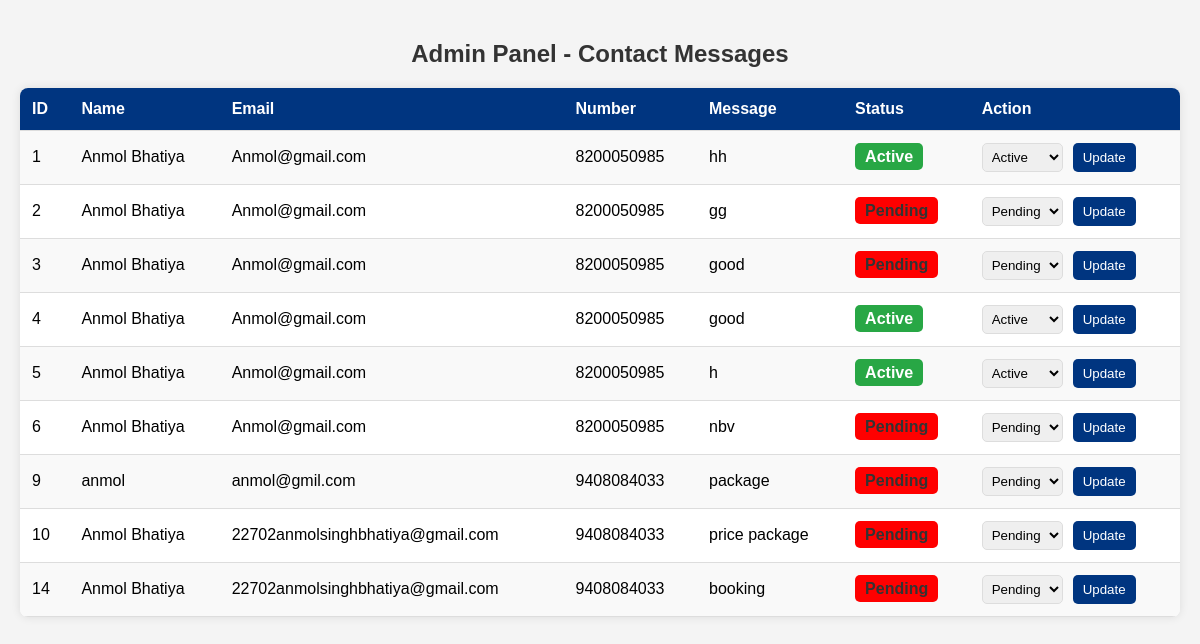
Screenshot of /include/Admin/Contact_us.php (signed in) with the database file from the repository.
### tables this page shows
CREATE TABLE `contact_us` (
  `id` int(11) NOT NULL,
  `name` varchar(255) NOT NULL,
  `email` varchar(255) NOT NULL,
  `number` varchar(20) NOT NULL,
  `message` text NOT NULL,
  `created_at` timestamp NULL DEFAULT CURRENT_TIMESTAMP,
  `status` enum('Pending','Active') DEFAULT 'Pending'
);

### include/Admin/Contact_us.php (the view, shortened to what this page needs)
<?php
include('../Api/db.php');
$sql = "SELECT * FROM contact_Us ORDER BY id ASC";
$result = $conn->query($sql);
?>
<!DOCTYPE html>
<html lang="en">
<head>
</head>
<body>
    <h2>Admin Panel - Contact Messages</h2>
    <table>
        <tr>
            <th>ID</th>
            <th>Name</th>
            <th>Email</th>
            <th>Number</th>
            <th>Message</th>
            <th>Status</th>
            <th>Action</th>
        </tr>
        <?php while ($row = $result->fetch_assoc()) { ?>
            <tr>
                <td><?php echo $row['id']; ?></td>
                <td><?php echo $row['name']; ?></td>
                <td><?php echo $row['email']; ?></td>
                <td><?php echo $row['number']; ?></td>
                <td><?php echo $row['message']; ?></td>
                <td>
                    <span class="status-badge <?php echo strtolower($row['status']); ?>">
                        <?php echo $row['status']; ?>
                    </span>
                </td>
                <td>
                    <form method="POST" class="action-form">
                        <select name="status">
                            <option value="Pending" <?php if ($row['status'] == 'Pending') echo 'selected'; ?>>Pending</option>
                            <option value="Active" <?php if ($row['status'] == 'Active') echo 'selected'; ?>>Active</option>
                        </select>
                        <button type="submit">Update</button>
                    </form>
                </td>
            </tr>
        <?php } ?>
    </table>
</body>
</html>

### include/Admin/Contact_us.php (style rules this page uses)
body { font-family: Arial, sans-serif; background-color: #f4f4f4; margin: 0; padding: 20px; }
h2 { text-align: center; color: #333; margin-bottom: 20px; }
table { width: 100%; border-collapse: collapse; background: white; border-radius: 8px; overflow: hidden; box-shadow: 0px 0px 10px rgba(0, 0, 0, 0.1); }
th, td { padding: 12px; text-align: left; border-bottom: 1px solid #ddd; }
th { background-color: #003580; color: white; }
tr:nth-child(even) { background-color: #f9f9f9; }
.status-badge { padding: 5px 10px; border-radius: 5px; font-weight: bold; }
.pending { background-color: red; color: #333; }
.active { background-color: #28a745; color: white; }
select { padding: 5px; border-radius: 5px; border: 1px solid #ddd; }
button { background: #003580; color: white; border: none; padding: 5px 10px; border-radius: 5px; cursor: pointer; }
.action-form { display: flex; gap: 10px; }

### rows the page displays
contact_us: id "1", name "Anmol Bhatiya", email "Anmol@gmail.com", number "8200050985", message "hh", status "Active"
contact_us: id "2", name "Anmol Bhatiya", email "Anmol@gmail.com", number "8200050985", message "gg", status "Pending"
contact_us: id "3", name "Anmol Bhatiya", email "Anmol@gmail.com", number "8200050985", message "good", status "Pending"
contact_us: id "4", name "Anmol Bhatiya", email "Anmol@gmail.com", number "8200050985", message "good", status "Active"
contact_us: id "5", name "Anmol Bhatiya", email "Anmol@gmail.com", number "8200050985", message "h", status "Active"
contact_us: id "6", name "Anmol Bhatiya", email "Anmol@gmail.com", number "8200050985", message "nbv", status "Pending"
contact_us: id "9", name "anmol", email "anmol@gmil.com", number "9408084033", message "package", status "Pending"
contact_us: id "10", name "Anmol Bhatiya", email "22702anmolsinghbhatiya@gmail.com", number "9408084033", message "price package", status "Pending"
contact_us: id "14", name "Anmol Bhatiya", email "22702anmolsinghbhatiya@gmail.com", number "9408084033", message "booking", status "Pending"
